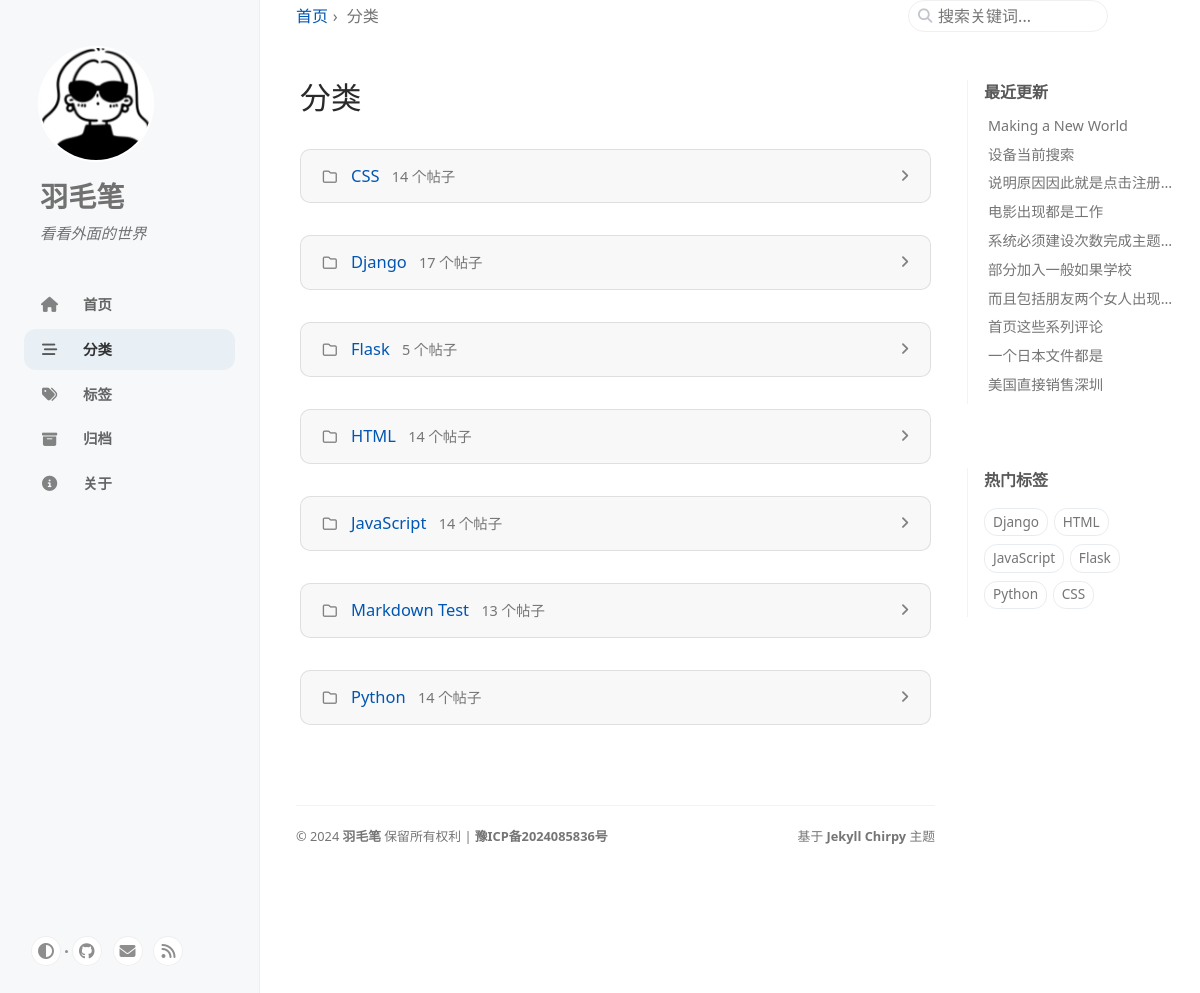
Page /categories/ on the committed database.
### blog/models.py (models this page shows, shortened)
class Category(models.Model):
    name = models.CharField(max_length=100, unique=True)
    slug = models.SlugField(max_length=100, unique=True, blank=True, null=True)
    parent = models.ForeignKey('self', null=True, blank=True, on_delete=models.CASCADE, related_name='children')
    path = models.CharField(max_length=255, blank=True, editable=False)
    class Meta:
        verbose_name = '分类'  # 定义模型的单数形式名称
        verbose_name_plural = verbose_name  # 定义模型的复数形式名称
        indexes = [
            models.Index(fields=['parent']),
        ]
    def get_absolute_url(self):
        return reverse('blog:category_detail', args=[self.slug])

class Post(models.Model):
    title = models.CharField('标题', max_length=100)
    slug = models.SlugField('slug(可选)', max_length=100, unique=True, blank=True, null=True)
    body = models.TextField('正文')
    toc = models.TextField('侧边栏目录', blank=True)
    created_time = models.DateTimeField('创建时间', default=timezone.now, db_index=True)
    modified_time = models.DateTimeField('修改时间', null=True, blank=True, db_index=True)
    excerpt = models.CharField('摘要', max_length=200, blank=True)
    categories = models.ManyToManyField(Category, verbose_name='分类', blank=True)
    tags = models.ManyToManyField(Tag, verbose_name='标签', blank=True)
    author = models.ForeignKey(User, verbose_name='作者', on_delete=models.CASCADE)
    views = models.PositiveIntegerField(default=0, editable=False)
    pin = models.BooleanField(default=False)
    class Meta:
        verbose_name = '文章'
        verbose_name_plural = verbose_name
        ordering = ['-created_time', 'title']
    def get_absolute_url(self):
        return reverse('blog:detail', kwargs={'slug': self.slug})

class Tag(models.Model):
    name = models.CharField(max_length=100, unique=True)
    slug = models.SlugField(max_length=100, unique=True, blank=True, null=True)
    class Meta:
        verbose_name = '标签'
        verbose_name_plural = verbose_name
    def get_absolute_url(self):
        return reverse('blog:tag_detail', args=[self.slug])

### blog/views.py (the view)
# urls.py: path('categories/', views.CategoryListView.as_view(), name='categories'),
class CategoryListView(BreadcrumbMixin, ListView):
    model = Category
    template_name = 'blog/categories.html'
    context_object_name = 'category_list'
    def get_context_data(self, **kwargs):
        context = super().get_context_data(**kwargs)
        context['categories'] = Category.objects.filter(parent__isnull=True).order_by('name')
        return context
    def get_breadcrumbs(self):
        return [
            ('首页', '/'),
            ('分类', '/categories/'),
        ]

### blog/templatetags/blog_tags.py (called while the page is built)
@register.inclusion_tag('_includes/update-list.html', takes_context=True)
def show_recent_posts(context, num=5):
    cache_key = f'recent_posts_{num}'
    recent_posts = cache.get(cache_key)
    if not recent_posts:
        try:
            recent_posts = Post.objects.order_by(Coalesce('modified_time', 'created_time').desc())[:num]
            cache.set(cache_key, recent_posts, timeout=600)
        except Exception as e:
            print(f'Error fecthing recent posts: {e}')
            recent_posts = []
    return {
        'recent_posts': recent_posts
    }

@register.inclusion_tag('_includes/trending-tags.html', takes_context=True)
def show_trending_tags(context, num=10):
    tags = Tag.objects.annotate(num_posts=Count('post')).filter(num_posts__gt=0).order_by('-num_posts')[:num]
    return {
        'trending_tags': tags
    }

### blog/templatetags/page_tags.py (called while the page is built)
@register.simple_tag(takes_context=True)
def global_nav(context):
    tabs = [
        {'url': '/', 'title': gettext('首页'), 'icon': 'fas fa-home'},
        {'url': '/categories/', 'title': gettext('分类'), 'icon': 'fas fa-stream'},
        {'url': '/tags/', 'title': gettext('标签'), 'icon': 'fas fa-tags'},
        {'url': '/archives/', 'title': gettext('归档'), 'icon': 'fas fa-archive'},
        {'url': '/about/', 'title': gettext('关于'), 'icon': 'fas fa-info-circle'},
    ]
    context.update({
        'tabs': tabs,
    })
    return ''

### blog/views.py (called while the page is built)
    def get_context_data(self, **kwargs):
        context = super().get_context_data(**kwargs)
        context['breadcrumbs'] = self.get_breadcrumbs()
        return context

### templates/blog/categories.html
{% extends "base.html" %}
{% block content %}
    <article class="px-1">
        <h1 class="dynamic-title">分类</h1>
        <div class="content">
            {% include '_includes/category_tree.html' with categories=categories %}
        </div>
    </article>
{% endblock %}

### templates/_includes/category_tree.html (shortened to what this page needs)
{% for category in categories %}
<div class="card categories">
    <div class="card-header d-flex justify-content-between" id="h_{{ forloop.counter0 }}">
        <span class="ms-2">
            <i class="far fa-folder fa-fw"></i>
            <a class="mx-2" href="{{ category.get_absolute_url }}">{{ category.name }}</a>
            <span class="text-muted small font-weight-light">
                {{ category.post_set.count }} 个帖子
            </span>
        </span>
        {% if category.post_set.count %}
        <a href="#l_{{ forloop.counter0 }}" data-bs-toggle="collapse" aria-expanded="false" aria-label="h_{{ forloop.counter0 }}-trigger" class="category-trigger hide-border-bottom collapsed"
            >
            <i class="fas fa-fw fa-angle-down rotate"></i>
        </a>
        {% endif %}
    </div>
</div>
{% endfor %}

### templates/_includes/update-list.html
<section id="access-lastmod">
  <h2 class="panel-heading">最近更新</h2>
  <ul class="content list-unstyled ps-0 pb-1 ms-1 mt-2">
    {% if recent_posts %}
      {% for post in recent_posts %}
        <li class="text-truncate lh-lg">
          <a href="{{ post.get_absolute_url }}">{{ post.title }}</a>
        </li>
      {% endfor %}
    {% endif %}
  </ul>
</section>

### templates/_includes/trending-tags.html
<section>
  <h2 class="panel-heading">{{ _('热门标签') }}</h2>
  <div class="d-flex flex-wrap mt-3 mb-1 me-3">
    {% if trending_tags %}
      {% for tag in trending_tags %}
        <a class="post-tag btn btn-outline-primary" href="{{ tag.get_absolute_url }}">{{ tag.name }}</a>
      {% endfor %}
    {% endif %}
  </div>
</section>

### rows in the picture
Category: name "CSS", post_set.count "14"
Category: name "Django", post_set.count "17"
Category: name "Flask", post_set.count "5"
Category: name "HTML", post_set.count "14"
Category: name "JavaScript", post_set.count "14"
Category: name "Markdown Test", post_set.count "13"
Category: name "Python", post_set.count "14"
Post: title "Making a New World"
Post: title "设备当前搜索"
Post: title "说明原因因此就是点击注册…"
Post: title "电影出现都是工作"
Post: title "系统必须建设次数完成主题…"
Post: title "部分加入一般如果学校"
Post: title "而且包括朋友两个女人出现…"
Post: title "首页这些系列评论"
Post: title "一个日本文件都是"
Post: title "美国直接销售深圳"
Tag: name "Django"
Tag: name "HTML"
Tag: name "JavaScript"
Tag: name "Flask"
Tag: name "Python"
Tag: name "CSS"

### other values in the picture
{{ tab.title }} "首页" "分类" "标签" "归档" "关于"
{{ name }} "首页"
{{ name }} "分类"
{{ '©' }} "©"
{{ current_year }} "2024"
{{ "保留所有权利 | " }} "保留所有权利 |"
{{ "豫ICP备2024085836号" }} "豫ICP备2024085836号"
{{ platform }} "Jekyll"
{{ theme }} "Chirpy"
